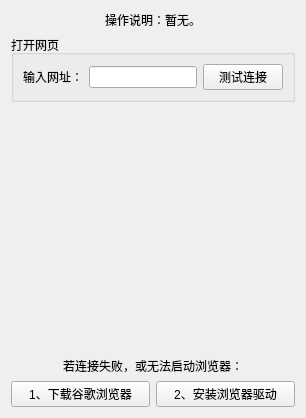
       <widget class="QWidget" name="tab_26">
        <attribute name="title">
         <string>打开网址</string>
        </attribute>
        <layout class="QVBoxLayout" name="verticalLayout_21">
         <item>
          <widget class="QLabel" name="label_100">
           <property name="sizePolicy">
            <sizepolicy hsizetype="Preferred" vsizetype="Preferred">
             <horstretch>0</horstretch>
             <verstretch>0</verstretch>
            </sizepolicy>
           </property>
           <property name="text">
            <string>操作说明：暂无。</string>
           </property>
           <property name="alignment">
            <set>Qt::AlignmentFlag::AlignCenter</set>
           </property>
           <property name="wordWrap">
            <bool>false</bool>
           </property>
           <property name="margin">
            <number>0</number>
           </property>
           <property name="indent">
            <number>-1</number>
           </property>
           <property name="openExternalLinks">
            <bool>false</bool>
           </property>
          </widget>
         </item>
         <item>
          <widget class="QGroupBox" name="groupBox_21">
           <property name="title">
            <string>打开网页</string>
           </property>
           <layout class="QVBoxLayout" name="verticalLayout_54">
            <item>
             <layout class="QGridLayout" name="gridLayout_32">
              <item row="0" column="2">
               <widget class="QPushButton" name="pushButton_18">
                <property name="text">
                 <string>测试连接</string>
                </property>
               </widget>
              </item>
              <item row="0" column="1">
               <widget class="QLineEdit" name="lineEdit_19">
                <property name="palette">
                 <palette>
                  <active>
                   <colorrole role="Text">
                    <brush brushstyle="SolidPattern">
                     <color alpha="255">
                      <red>0</red>
                      <green>0</green>
                      <blue>255</blue>
                     </color>
                    </brush>
                   </colorrole>
                   <colorrole role="PlaceholderText">
                    <brush brushstyle="NoBrush">
                     <color alpha="128">
                      <red>0</red>
                      <green>0</green>
                      <blue>255</blue>
                     </color>
                    </brush>
                   </colorrole>
                  </active>
                  <inactive>
                   <colorrole role="Text">
                    <brush brushstyle="SolidPattern">
                     <color alpha="255">
                      <red>0</red>
                      <green>0</green>
                      <blue>255</blue>
                     </color>
                    </brush>
                   </colorrole>
                   <colorrole role="PlaceholderText">
                    <brush brushstyle="NoBrush">
                     <color alpha="128">
                      <red>0</red>
                      <green>0</green>
                      <blue>255</blue>
                     </color>
                    </brush>
                   </colorrole>
                  </inactive>
                  <disabled>
                   <colorrole role="Text">
                    <brush brushstyle="SolidPattern">
                     <color alpha="255">
                      <red>120</red>
                      <green>120</green>
                      <blue>120</blue>
                     </color>
                    </brush>
                   </colorrole>
                   <colorrole role="PlaceholderText">
                    <brush brushstyle="NoBrush">
                     <color alpha="128">
                      <red>0</red>
                      <green>0</green>
                      <blue>255</blue>
                     </color>
                    </brush>
                   </colorrole>
                  </disabled>
                 </palette>
                </property>
                <property name="alignment">
                 <set>Qt::AlignmentFlag::AlignCenter</set>
                </property>
               </widget>
              </item>
              <item row="0" column="0">
               <widget class="QLabel" name="label_54">
                <property name="text">
                 <string>输入网址：</string>
                </property>
                <property name="alignment">
                 <set>Qt::AlignmentFlag::AlignCenter</set>
                </property>
               </widget>
              </item>
             </layout>
            </item>
           </layout>
          </widget>
         </item>
         <item>
          <spacer name="verticalSpacer_20">
           <property name="orientation">
            <enum>Qt::Orientation::Vertical</enum>
           </property>
           <property name="sizeHint" stdset="0">
            <size>
             <width>20</width>
             <height>249</height>
            </size>
           </property>
          </spacer>
         </item>
         <item>
          <widget class="QLabel" name="label_86">
           <property name="text">
            <string>若连接失败，或无法启动浏览器：</string>
           </property>
           <property name="alignment">
            <set>Qt::AlignmentFlag::AlignCenter</set>
           </property>
           <property name="wordWrap">
            <bool>false</bool>
           </property>
          </widget>
         </item>
         <item>
          <layout class="QHBoxLayout" name="horizontalLayout_22">
           <item>
            <widget class="QPushButton" name="pushButton_19">
             <property name="text">
              <string>1、下载谷歌浏览器</string>
             </property>
            </widget>
           </item>
           <item>
            <widget class="QPushButton" name="pushButton_20">
             <property name="text">
              <string>2、安装浏览器驱动</string>
             </property>
            </widget>
           </item>
          </layout>
         </item>
        </layout>
       </widget>
